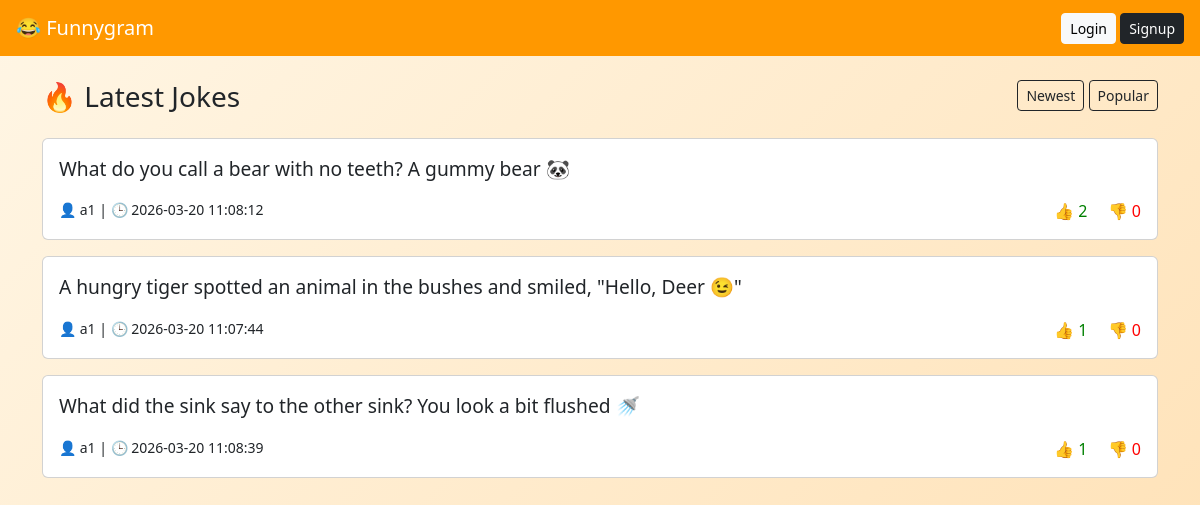
/?sort=likes, run on the app's committed database.
### tables this page shows
CREATE TABLE jokes (
    id INTEGER PRIMARY KEY AUTOINCREMENT,
    user_id INTEGER,
    content TEXT,
    likes INTEGER DEFAULT 0,
    dislikes INTEGER DEFAULT 0,
    created_at DATETIME DEFAULT CURRENT_TIMESTAMP
);

CREATE TABLE users (
    id INTEGER PRIMARY KEY AUTOINCREMENT,
    username TEXT,
    password TEXT
);

### index.php (the view)
<?php include 'db.php';
$sort = isset($_GET['sort']) && $_GET['sort'] == 'likes' ? 'likes DESC' : 'created_at DESC';
$res = $db->query("SELECT jokes.*, users.username
FROM jokes JOIN users ON users.id=jokes.user_id
ORDER BY $sort");
?>
<link rel="stylesheet" href="style.css">
<link href="https://cdn.jsdelivr.net/npm/bootstrap@5.3.0/dist/css/bootstrap.min.css" rel="stylesheet">
<nav class="navbar navbar-dark px-3">
    <span class="navbar-brand">😂 Funnygram</span>
    <div>
        <?php if(isset($_SESSION['user_id'])) { ?>
            <a href="dashboard.php" class="btn btn-light btn-sm">Dashboard</a>
            <a href="logout.php" class="btn btn-dark btn-sm">Logout</a>
        <?php } else { ?>
            <a href="login.php" class="btn btn-light btn-sm">Login</a>
            <a href="signup.php" class="btn btn-dark btn-sm">Signup</a>
        <?php } ?>
    </div>
</nav>
<div class="container mt-4">
    <div class="d-flex justify-content-between mb-3">
        <h3>🔥 Latest Jokes</h3>
        <div>
            <a href="?sort=date" class="btn btn-outline-dark btn-sm">Newest</a>
            <a href="?sort=likes" class="btn btn-outline-dark btn-sm">Popular</a>
        </div>
    </div>
    <?php while ($row = $res->fetchArray()) { ?>
        <div class="card p-3 mb-3">
            <p class="joke-text"><?= htmlspecialchars($row['content']) ?></p>
            <div class="d-flex justify-content-between">
                <small>👤 <?= $row['username'] ?> | 🕒 <?= $row['created_at'] ?></small>
                <div>
                    <a href="like.php?id=<?= $row['id'] ?>&type=like" class="like-btn text-decoration-none">
                        👍 <?= $row['likes'] ?>
                    </a>
                    <a href="like.php?id=<?= $row['id'] ?>&type=dislike" class="ms-3 dislike-btn text-decoration-none">
                        👎 <?= $row['dislikes'] ?>
                    </a>
                </div>
            </div>
        </div>
    <?php } ?>
</div>

### style.css (style rules this page uses)
.navbar { background: #ff9800; }
.card { border-radius: 15px; transition: 0.3s; }
.joke-text { font-size: 1.2rem; font-weight: 500; }
.like-btn { cursor: pointer; color: green; }
.dislike-btn { cursor: pointer; color: red; }

### data on the page
jokes: content "What do you call a bear with no teeth? A gummy bear 🐼", user.username "a1", created_at "2026-03-20 11:08:12", likes "2", dislikes "0"
jokes: content "A hungry tiger spotted an animal in the bushes and smiled, \"Hello, Deer 😉\"", user.username "a1", created_at "2026-03-20 11:07:44", likes "1", dislikes "0"
jokes: content "What did the sink say to the other sink? You look a bit flushed 🚿", user.username "a1", created_at "2026-03-20 11:08:39", likes "1", dislikes "0"
